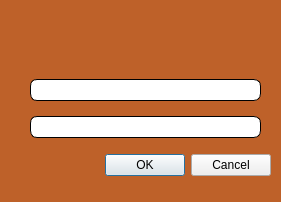
<?xml version="1.0" encoding="UTF-8"?>
<ui version="4.0">
 <class>Pass</class>
 <widget class="QDialog" name="Pass">
  <property name="geometry">
   <rect>
    <x>0</x>
    <y>0</y>
    <width>281</width>
    <height>202</height>
   </rect>
  </property>
  <property name="sizePolicy">
   <sizepolicy hsizetype="Fixed" vsizetype="Fixed">
    <horstretch>0</horstretch>
    <verstretch>0</verstretch>
   </sizepolicy>
  </property>
  <property name="minimumSize">
   <size>
    <width>281</width>
    <height>202</height>
   </size>
  </property>
  <property name="maximumSize">
   <size>
    <width>281</width>
    <height>202</height>
   </size>
  </property>
  <property name="focusPolicy">
   <enum>Qt::StrongFocus</enum>
  </property>
  <property name="windowTitle">
   <string>Log in</string>
  </property>
  <property name="windowIcon">
   <iconset resource="resorsy.qrc">
    <normaloff>:/new/prefix1/icol.ico</normaloff>:/new/prefix1/icol.ico</iconset>
  </property>
  <property name="windowOpacity">
   <double>1.000000000000000</double>
  </property>
  <property name="styleSheet">
   <string notr="true">#Pass{
	background-color: #be6129;
	background-image:url(:/new/prefix1/background.png);

background-position:-50px -60px;

}
QLineEdit{
border-width: 1px;
border-color: #000000;
border-style: solid;
border-radius: 7;
padding:2px
}</string>
  </property>
  <widget class="QDialogButtonBox" name="buttonBox">
   <property name="geometry">
    <rect>
     <x>100</x>
     <y>150</y>
     <width>171</width>
     <height>31</height>
    </rect>
   </property>
   <property name="focusPolicy">
    <enum>Qt::TabFocus</enum>
   </property>
   <property name="styleSheet">
    <string notr="true">#standardButtons{
	background-color: #f56f18;
}



#buttonBox *{
/*	background-color: #f56f18;*/
background-color: #b67042;
background-color:transparent;
background-image:url(:/new/images/button2m.png);
background-repeat:no-repeat;
}


#buttonBox *:hover{
/*	background-color: #f56f18;*/

background-image:url(:/new/images/button2Nacm.png)

}</string>
   </property>
   <property name="locale">
    <locale language="English" country="UnitedStates"/>
   </property>
   <property name="orientation">
    <enum>Qt::Horizontal</enum>
   </property>
   <property name="standardButtons">
    <set>QDialogButtonBox::Cancel|QDialogButtonBox::Ok</set>
   </property>
  </widget>
  <widget class="QWidget" name="verticalLayoutWidget">
   <property name="geometry">
    <rect>
     <x>30</x>
     <y>70</y>
     <width>231</width>
     <height>77</height>
    </rect>
   </property>
   <layout class="QVBoxLayout" name="verticalLayout">
    <item>
     <widget class="QLineEdit" name="lineEdit">
      <property name="cursor">
       <cursorShape>IBeamCursor</cursorShape>
      </property>
     </widget>
    </item>
    <item>
     <widget class="QLineEdit" name="lineEdit_2">
      <property name="focusPolicy">
       <enum>Qt::TabFocus</enum>
      </property>
      <property name="inputMethodHints">
       <set>Qt::ImhHiddenText|Qt::ImhNoAutoUppercase|Qt::ImhNoPredictiveText</set>
      </property>
      <property name="echoMode">
       <enum>QLineEdit::Password</enum>
      </property>
     </widget>
    </item>
   </layout>
  </widget>
 </widget>
 <tabstops>
  <tabstop>lineEdit</tabstop>
  <tabstop>lineEdit_2</tabstop>
  <tabstop>buttonBox</tabstop>
 </tabstops>
 <resources>
  <include location="resorsy.qrc"/>
 </resources>
 <connections>
  <connection>
   <sender>buttonBox</sender>
   <signal>accepted()</signal>
   <receiver>Pass</receiver>
   <slot>accept()</slot>
   <hints>
    <hint type="sourcelabel">
     <x>260</x>
     <y>134</y>
    </hint>
    <hint type="destinationlabel">
     <x>157</x>
     <y>201</y>
    </hint>
   </hints>
  </connection>
  <connection>
   <sender>buttonBox</sender>
   <signal>rejected()</signal>
   <receiver>Pass</receiver>
   <slot>reject()</slot>
   <hints>
    <hint type="sourcelabel">
     <x>260</x>
     <y>140</y>
    </hint>
    <hint type="destinationlabel">
     <x>280</x>
     <y>201</y>
    </hint>
   </hints>
  </connection>
  <connection>
   <sender>lineEdit</sender>
   <signal>textChanged(QString)</signal>
   <receiver>Pass</receiver>
   <slot>inputLoginHandler(QString)</slot>
   <hints>
    <hint type="sourcelabel">
     <x>145</x>
     <y>29</y>
    </hint>
    <hint type="destinationlabel">
     <x>140</x>
     <y>100</y>
    </hint>
   </hints>
  </connection>
  <connection>
   <sender>buttonBox</sender>
   <signal>accepted()</signal>
   <receiver>Pass</receiver>
   <slot>buttonOKHandler()</slot>
   <hints>
    <hint type="sourcelabel">
     <x>170</x>
     <y>130</y>
    </hint>
    <hint type="destinationlabel">
     <x>140</x>
     <y>100</y>
    </hint>
   </hints>
  </connection>
 </connections>
</ui>
